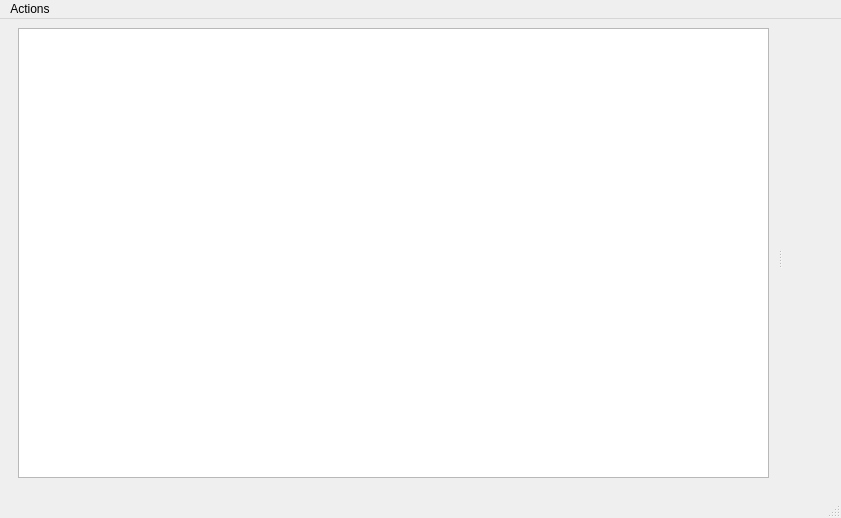
<?xml version="1.0" encoding="UTF-8"?>
<ui version="4.0">
 <class>MainWindow</class>
 <widget class="QMainWindow" name="MainWindow">
  <property name="geometry">
   <rect>
    <x>0</x>
    <y>0</y>
    <width>841</width>
    <height>518</height>
   </rect>
  </property>
  <property name="windowTitle">
   <string>MainWindow</string>
  </property>
  <property name="windowIcon">
   <iconset resource="icons.qrc">
    <normaloff>:/Icons/icons/sigma.svg</normaloff>:/Icons/icons/sigma.svg</iconset>
  </property>
  <widget class="QWidget" name="centralwidget">
   <layout class="QVBoxLayout" name="verticalLayout">
    <item>
     <widget class="QSplitter" name="splitter_3">
      <property name="orientation">
       <enum>Qt::Horizontal</enum>
      </property>
      <widget class="QFrame" name="frame_8">
       <property name="frameShape">
        <enum>QFrame::NoFrame</enum>
       </property>
       <property name="frameShadow">
        <enum>QFrame::Raised</enum>
       </property>
       <layout class="QVBoxLayout" name="verticalLayout_7">
        <property name="topMargin">
         <number>0</number>
        </property>
        <item>
         <widget class="QTableView" name="tableView"/>
        </item>
       </layout>
      </widget>
      <widget class="QFrame" name="PlotFrame">
       <property name="frameShape">
        <enum>QFrame::NoFrame</enum>
       </property>
       <property name="frameShadow">
        <enum>QFrame::Raised</enum>
       </property>
       <layout class="QHBoxLayout" name="horizontalLayout">
        <item>
         <widget class="MatplotlibWidget" name="plotwidget" native="true"/>
        </item>
       </layout>
      </widget>
     </widget>
    </item>
   </layout>
  </widget>
  <widget class="QMenuBar" name="menubar">
   <property name="geometry">
    <rect>
     <x>0</x>
     <y>0</y>
     <width>841</width>
     <height>22</height>
    </rect>
   </property>
   <widget class="QMenu" name="menuActions">
    <property name="title">
     <string>Actions</string>
    </property>
    <addaction name="actionCopy_to_clipboard"/>
    <addaction name="actionSave"/>
   </widget>
   <addaction name="menuActions"/>
  </widget>
  <widget class="QStatusBar" name="statusbar"/>
  <action name="actionCopy_to_clipboard">
   <property name="icon">
    <iconset resource="icons.qrc">
     <normaloff>:/Icons/icons/copy.svg</normaloff>:/Icons/icons/copy.svg</iconset>
   </property>
   <property name="text">
    <string>Copy to clipboard</string>
   </property>
  </action>
  <action name="actionSave">
   <property name="icon">
    <iconset resource="icons.qrc">
     <normaloff>:/Icons/icons/import_profiles.svg</normaloff>:/Icons/icons/import_profiles.svg</iconset>
   </property>
   <property name="text">
    <string>Save</string>
   </property>
  </action>
 </widget>
 <customwidgets>
  <customwidget>
   <class>MatplotlibWidget</class>
   <extends>QWidget</extends>
   <header>.matplotlibwidget</header>
   <container>1</container>
  </customwidget>
 </customwidgets>
 <resources>
  <include location="icons.qrc"/>
 </resources>
 <connections/>
</ui>
